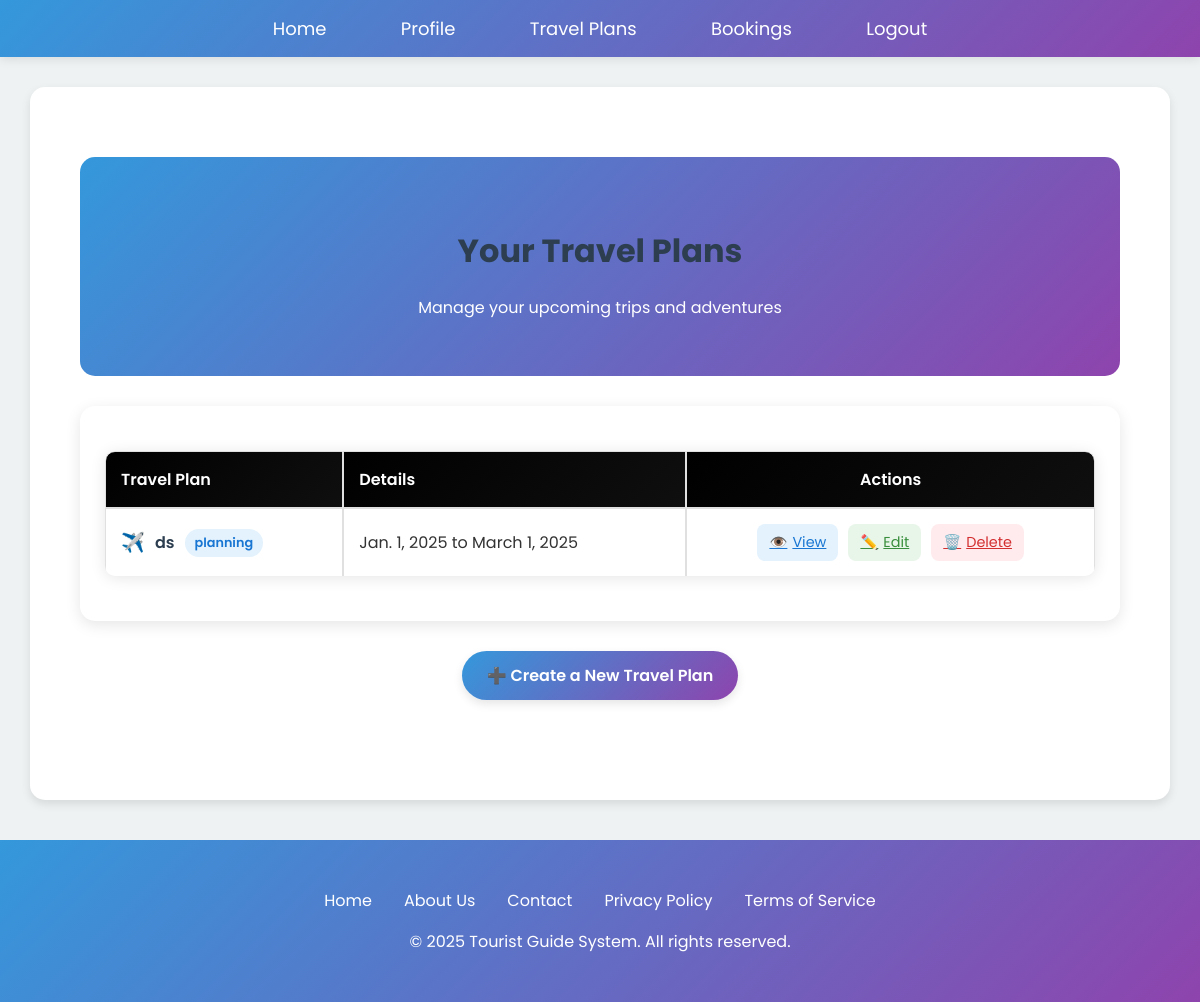
Screenshot of /travel-plans/ (signed in) with the database file from the repository.
### myapp/models.py (models this page shows, shortened)
class TravelPlan(models.Model):
    STATUS_CHOICES = [
        ('planning', 'Planning'),
        ('ongoing', 'Ongoing'),
        ('completed', 'Completed'),
        ('cancelled', 'Cancelled'),
    ]
    user = models.ForeignKey(user_register, on_delete=models.CASCADE)
    title = models.CharField(max_length=255)
    destinations = models.ManyToManyField(Destination)
    start_date = models.DateField()
    end_date = models.DateField()
    budget = models.DecimalField(max_digits=10, decimal_places=2, null=True, blank=True)
    notes = models.TextField(blank=True)
    status = models.CharField(max_length=10, choices=STATUS_CHOICES, default='planning')
    created_at = models.DateTimeField(auto_now_add=True)
    updated_at = models.DateTimeField(auto_now=True)

### myapp/views.py (the view)
# urls.py: path('travel-plans/', views.travel_plans_list, name='travel_plans_list'),
def travel_plans_list(request):
    username = request.session.get('username')
    if not username:
        return redirect('login')  # Redirect to login if the user is not logged in
    travel_plans = TravelPlan.objects.filter(user__username=username)
    return render(request, 'travel_plans/travel_plans_list.html', {'travel_plans': travel_plans})

### templates/travel_plans/travel_plans_list.html (shortened to what this page needs)
{% extends "base.html" %}
{% block content %}
<div class="main-content">
    <div class="travel-plans-header">
        <div class="header-content">
            <h1>Your Travel Plans</h1>
            <p>Manage your upcoming trips and adventures</p>
        </div>
    </div>
    <div class="plans-container">
        {% if travel_plans %}
            <table class="plans-table">
                <thead>
                    <tr>
                        <th>Travel Plan</th>
                        <th>Details</th>
                        <th>Actions</th>
                    </tr>
                </thead>
                <tbody>
                    {% for plan in travel_plans %}
                        <tr>
                            <td>
                                <a href="{% url 'travel_plan_detail' plan.id %}" class="plan-title">
                                    <span class="plan-icon">✈️</span>
                                    {{ plan.title }}
                                    {% if plan.status %}
                                        <span class="plan-status status-{{ plan.status|lower }}">{{ plan.status }}</span>
                                    {% endif %}
                                </a>
                            </td>
                            <td>
                                {% if plan.start_date and plan.end_date %}
                                    <div>{{ plan.start_date }} to {{ plan.end_date }}</div>
                                {% endif %}
                            </td>
                            <td>
                                <div class="action-buttons">
                                    <a href="{% url 'travel_plan_detail' plan.id %}" class="btn-action btn-view">
                                        <span>👁️</span> View
                                    </a>
                                    <a href="{% url 'update_travel_plan' plan.id %}" class="btn-action btn-edit">
                                        <span>✏️</span> Edit
                                    </a>
                                    <a href="{% url 'delete_travel_plan' plan.id %}" class="btn-action btn-delete">
                                        <span>🗑️</span> Delete
                                    </a>
                                </div>
                            </td>
                        </tr>
                    {% endfor %}
                </tbody>
            </table>
        {% else %}
            <div class="empty-state">
                <div class="empty-state-icon">🧳</div>
                <h3>No Travel Plans Yet</h3>
                <p class="empty-state-text">You haven't created any travel plans. Start planning your next adventure!</p>
            </div>
        {% endif %}
    </div>
    <div class="btn-create-container">
        <a href="{% url 'create_travel_plan' %}" class="btn-create">
            <span>➕</span> Create a New Travel Plan
        </a>
    </div>
</div>
{% endblock %}

### templates/base.html (style rules this page uses)
body { font-family: 'Poppins', sans-serif; margin: 0; padding: 0; background-color: #eef2f3; color: #333; }
h1,h2,h3,h4 { text-align: center; margin: 30px; }
.main-content { max-width: 1200px; margin: 20px auto; padding: 20px; }
h1, h2, h3, h4 { color: #2c3e50; margin-bottom: 20px; }
table { width: 90%; margin: 25px 0; border-collapse: collapse; box-shadow: 0 2px 15px rgba(0, 0, 0, 0.1); border-radius: 10px; overflow: hidden; }
th, td { border: 1px solid #e0e0e0; padding: 15px; text-align: left; }
th { background: linear-gradient(135deg,rgb(0, 0, 0),rgb(0, 0, 0)); color: white; text-align: center; }

### templates/travel_plans/travel_plans_list.html (style rules this page uses)
.travel-plans-header { background: linear-gradient(135deg, #3498db, #8e44ad); color: white; padding: 40px 30px; border-radius: 15px; margin-bottom: 30px; text-align: center; position: relative; overflow: hidden; }
.travel-plans-header::before { content: ''; position: absolute; top: 0; left: 0; width: 100%; height: 100%; background-image: url('https://images.unsplash.com/photo-1469854523086-cc02fe5d8800?ixlib=rb-1.2.1&auto=format&fit=crop&w=1000&q=80'); background-size: cover; background-position: center; opacity: 0.2; z-index: 0; }
.header-content { position: relative; z-index: 1; }
.plans-container { background: white; border-radius: 15px; box-shadow: 0 4px 15px rgba(0, 0, 0, 0.1); padding: 25px; margin-bottom: 30px; }
.plans-table { width: 100%; border-collapse: separate; border-spacing: 0; margin: 20px 0; }
.plans-table th { background: linear-gradient(135deg,rgb(0, 0, 0),rgb(16, 15, 16)); color: white; padding: 15px; text-align: left; font-weight: 600; }
.plans-table th:first-child { border-top-left-radius: 10px; }
.plans-table th:last-child { border-top-right-radius: 10px; text-align: center; }
.plans-table td { padding: 15px; border-bottom: 1px solid #eee; }
.plans-table tr:last-child td { border-bottom: none; }
.plan-title { font-weight: 600; color: #2c3e50; text-decoration: none; display: flex; align-items: center; transition: color 0.3s; }
.plan-icon { margin-right: 10px; font-size: 1.2em; }
.plan-status { display: inline-block; padding: 5px 10px; border-radius: 20px; font-size: 0.8em; font-weight: 600; margin-left: 10px; }
.status-planning { background-color: #e3f2fd; color: #1976d2; }
.action-buttons { display: flex; justify-content: center; gap: 10px; }
.btn-action { padding: 8px 12px; border-radius: 8px; font-size: 0.9em; display: flex; align-items: center; gap: 5px; transition: all 0.3s; }
.btn-view { background-color: #e3f2fd; color: #1976d2; }
.btn-edit { background-color: #e8f5e9; color: #388e3c; }
.btn-delete { background-color: #ffebee; color: #d32f2f; }
.btn-create { display: inline-block; padding: 12px 25px; background: linear-gradient(135deg, #3498db, #8e44ad); color: white; text-decoration: none; border-radius: 30px; font-weight: 600; transition: all 0.3s; box-shadow: 0 4px 10px rgba(0, 0, 0, 0.1); }
.btn-create-container { text-align: center; margin: 30px 0; }

### rows the page displays
TravelPlan: title "ds", status "planning", start_date "Jan. 1, 2025", end_date "March 1, 2025"
